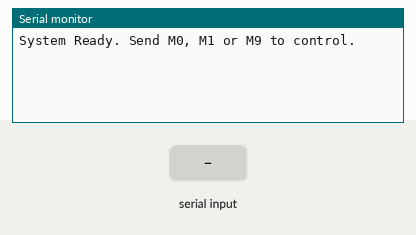
Bench run of a program on a simulated ESP32. On the bench: the last lines printed to the serial monitor. The inputs (shaded band) are chosen by the test bench.

Above: at 2.2 s.
2.3 s: "M0\n" received over Serial
At 2.41 s:
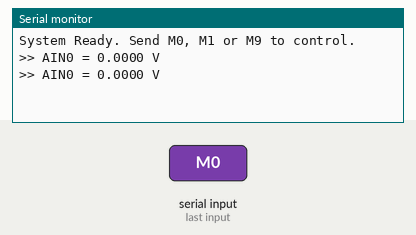
4.3 s: "M1\n" received over Serial
At 4.44 s:
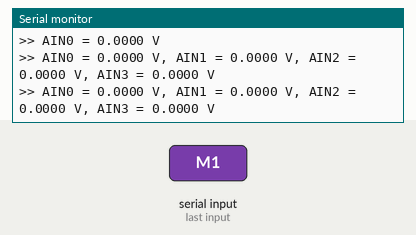
6.2 s: "M9\n" received over Serial
At 7.4 s:
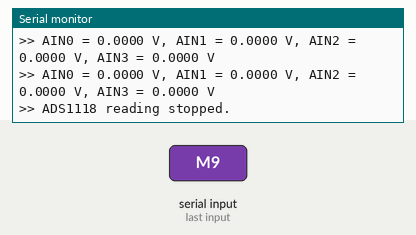
7.7 s: "1\n" received over Serial
At 8.6 s:
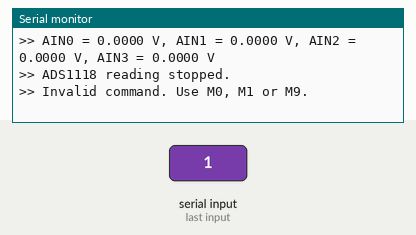

The program:

main.cpp
```cpp
#include <Arduino.h>
#include <SPI.h>

#define PIN_SCLK 18
#define PIN_MISO 19
#define PIN_MOSI 23
#define PIN_CS 14

uint16_t ADS1118_CONFIGS[4] = {0xC38B, 0xD38B, 0xE38B, 0xF38B};
const float ADS1118_FSR = 4.096;
SPISettings spiSettings(1000000, MSBFIRST, SPI_MODE1);

enum Mode { MODE_STOP, MODE_M0, MODE_M1 };

Mode currentMode = MODE_STOP;
unsigned long previousMillis = 0;

float readADS1118_AIN(uint16_t channel) {
  uint16_t config = ADS1118_CONFIGS[channel];

  SPI.beginTransaction(spiSettings);
  digitalWrite(PIN_CS, LOW);
  SPI.transfer(config >> 8);
  SPI.transfer(config & 0xFF);
  digitalWrite(PIN_CS, HIGH);
  SPI.endTransaction();

  delay(9);

  SPI.beginTransaction(spiSettings);
  digitalWrite(PIN_CS, LOW);
  uint8_t dataMSB = SPI.transfer(0x00);
  uint8_t dataLSB = SPI.transfer(0x00);
  digitalWrite(PIN_CS, HIGH);
  SPI.endTransaction();

  int16_t adcValue = (dataMSB << 8) | dataLSB;
  return adcValue * ADS1118_FSR / 32768.0;
}

void setup() {
  delay(1000);
  Serial.begin(115200);
  pinMode(PIN_CS, OUTPUT);
  digitalWrite(PIN_CS, HIGH);
  SPI.begin(PIN_SCLK, PIN_MISO, PIN_MOSI, PIN_CS);

  Serial.println("System Ready. Send M0, M1 or M9 to control.");
}

void loop() {
  if (Serial.available() > 0) {
    String cmd = Serial.readStringUntil('\n');
    cmd.trim();

    if (cmd == "M0") {
      currentMode = MODE_M0;
    } else if (cmd == "M1") {
      currentMode = MODE_M1;
    } else if (cmd == "M9") {
      currentMode = MODE_STOP;
      Serial.println(">> ADS1118 reading stopped.");
    } else if (cmd.length() > 0) {
      Serial.println(">> Invalid command. Use M0, M1 or M9.");
    }
  }

  if (currentMode != MODE_STOP) {
    unsigned long currentMillis = millis();
    if (currentMillis - previousMillis >= 100) {
      previousMillis = currentMillis;

      if (currentMode == MODE_M0) {
        float AIN0 = readADS1118_AIN(0);
        Serial.print(">> AIN0 = ");
        Serial.print(AIN0, 4);
        Serial.println(" V");
      } else if (currentMode == MODE_M1) {
        float AIN0 = readADS1118_AIN(0);
        float AIN1 = readADS1118_AIN(1);
        float AIN2 = readADS1118_AIN(2);
        float AIN3 = readADS1118_AIN(3);

        Serial.print(">> AIN0 = ");
        Serial.print(AIN0, 4);
        Serial.print(" V, ");
        Serial.print("AIN1 = ");
        Serial.print(AIN1, 4);
        Serial.print(" V, ");
        Serial.print("AIN2 = ");
        Serial.print(AIN2, 4);
        Serial.print(" V, ");
        Serial.print("AIN3 = ");
        Serial.print(AIN3, 4);
        Serial.println(" V");
      }
    }
  }
}
```

Measured:
- after the input at 2.3 s, the serial monitor: prints a new line at once (image 1)
- after the input at 4.3 s, the serial monitor: prints a new line at once (image 2)
- after the input at 6.2 s, the serial monitor: prints a new line at once (image 3)
- after the input at 7.7 s, the serial monitor: prints a new line at once (image 4)
